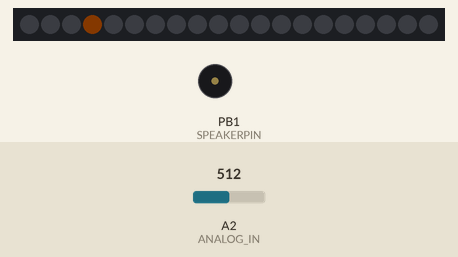
The sketch below on a simulated ATtiny85, built with avr-gcc and run on an emulated ATtiny85. Shown: 20 RGB LEDs in strip order, left to right, buzzer (waves = sounding, pin HIGH). Inputs (shaded band) come from the test bench; at power-on: A2 (ANALOG_IN) = 512. Dim RGB values are drawn brighter than linear; random numbers use the default seed unless the sketch sets one.

Above: at 0.5 s.
1.3 s: A2 (ANALOG_IN) set to 122
At 1.51 s:
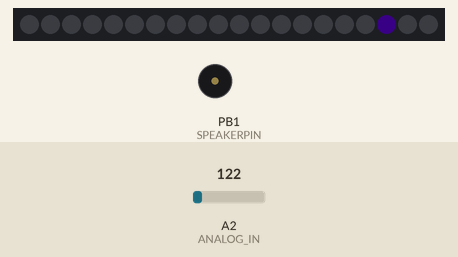
3.3 s: A2 (ANALOG_IN) set to 37
At 3.7 s:
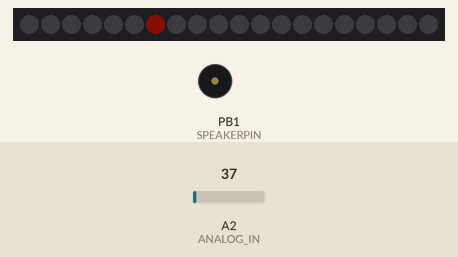

Measured:
- what the display in image 2 shows lasts 0.6 s, from 3.3 s to 3.9 s

The sketch:

Motococo_VU_meter.ino
```cpp
// (licence header left out)
#include <Adafruit_NeoPixel.h>
#include <math.h>

#ifdef __AVR__
#include <avr/power.h>
#endif

#define SPEAKERPIN      1
#define ANALOG_IN       A2  // Microphone, IR-range or LDR
#define SAMPLE_WINDOW   10  // Sample window for average level
#define PEAK_HANG       24  // Time of pause before peak dot falls
#define PEAK_FALL        4  // Rate of falling peak dot
#define INPUT_FLOOR     10  // Lower range of analogRead input
#define INPUT_CEILING  500  // Max range of analogRead input, the lower the value the more sensitive (1023 = max)

#define NUMPIXELS      20
#define NEOPIXELPIN     0

Adafruit_NeoPixel pixels = Adafruit_NeoPixel(NUMPIXELS, NEOPIXELPIN, NEO_GRB + NEO_KHZ800);


byte peak = 16;        // Peak level of column; used for falling dots
unsigned int sample;
byte dotCount = 0;     //Frame counter for peak dot
byte dotHangCount = 0; //Frame counter for holding peak dot

float fscale(float originalMin, float originalMax, float newBegin, float newEnd, float inputValue, float curve);

////////////////////////////////////////////////////////////////////////////////////////////////////////////////////////
/* the setup routine runs once when you start the Motococo or press reset
========================================================================================================================
   _________            _
  | setup() |   ___ ___| |_ _ _ _ _
  |  o___o  |  |_ -| -_|  _| | | . |
  |__/___\__|  |___|___|_| |___|  _|
                               |_|
//////////////////////////////////////////////////////////////////////////////////////////////////////////////////////*/

void setup()
{
  #if defined (__AVR_ATtiny85__)
    if (F_CPU == 16000000) clock_prescale_set(clock_div_1);
  #endif

  pixels.begin();
  pixels.setBrightness(10);       // Neopixel brightness (255 = max)
  pinMode(SPEAKERPIN, OUTPUT);
}

////////////////////////////////////////////////////////////////////////////////////////////////////////////////////////
/* Specific functions of MOTOCOCO LJUSPIXLAR*/

//Used to draw a line between two points of a given color
void drawLine(uint8_t from, uint8_t to, uint32_t c) {
  uint8_t fromTemp;
  if (from > to) {
    fromTemp = from;
    from = to;
    to = fromTemp;
  }
  for(int i=from; i<=to; i++){
    pixels.setPixelColor(i, c);
  }
}


float fscale( float originalMin, float originalMax, float newBegin, float
newEnd, float inputValue, float curve){

  float OriginalRange = 0;
  float NewRange = 0;
  float zeroRefCurVal = 0;
  float normalizedCurVal = 0;
  float rangedValue = 0;
  boolean invFlag = 0;


  // condition curve parameter
  // limit range

  if (curve > 10) curve = 10;
  if (curve < -10) curve = -10;

  curve = (curve * -.1) ; // - invert and scale - this seems more intuitive - postive numbers give more weight to high end on output
  curve = pow(10, curve); // convert linear scale into lograthimic exponent for other pow function

  // Check for out of range inputValues
  if (inputValue < originalMin) {
    inputValue = originalMin;
  }
  if (inputValue > originalMax) {
    inputValue = originalMax;
  }

  // Zero Refference the values
  OriginalRange = originalMax - originalMin;

  if (newEnd > newBegin){
    NewRange = newEnd - newBegin;
  }
  else
  {
    NewRange = newBegin - newEnd;
    invFlag = 1;
  }

  zeroRefCurVal = inputValue - originalMin;
  normalizedCurVal  =  zeroRefCurVal / OriginalRange;   // normalize to 0 - 1 float

  // Check for originalMin > originalMax  - the math for all other cases i.e. negative numbers seems to work out fine
  if (originalMin > originalMax ) {
    return 0;
  }

  if (invFlag == 0){
    rangedValue =  (pow(normalizedCurVal, curve) * NewRange) + newBegin;

  }
  else     // invert the ranges
  {
    rangedValue =  newBegin - (pow(normalizedCurVal, curve) * NewRange);
  }

  return rangedValue;
}


// Input a value 0 to 255 to get a color value.
// The colours are a transition r - g - b - back to r.
uint32_t Wheel(byte WheelPos) {
  if(WheelPos < 85) {
    return pixels.Color(WheelPos * 3, 255 - WheelPos * 3, 0);
  }
  else if(WheelPos < 170) {
    WheelPos -= 85;
    return pixels.Color(255 - WheelPos * 3, 0, WheelPos * 3);
  }
  else {
    WheelPos -= 170;
    return pixels.Color(0, WheelPos * 3, 255 - WheelPos * 3);
  }
}

void randomizer() {
  if(random(50) > 47) {
    uint8_t pixNum = random(20);
    uint8_t colorR = random(255);
    uint8_t colorG = random(255);
    uint8_t colorB = random(255);
    pixels.setPixelColor(pixNum, pixels.Color(colorR, colorG, colorB));
  }
}
////////////////////////////////////////////////////////////////////////////////////////////////////////////////////////
/* The main loop to put all your code
========================================================================================================================
   _________    _
  | loop()  |  | |___ ___ ___
  |  o___o  |  | | . | . | . |
  |__/___\__|  |_|___|___|  _|
                         |_|
//////////////////////////////////////////////////////////////////////////////////////////////////////////////////////*/

void loop()
{
  //int NUMPIXELS = 20;
  unsigned long startMillis= millis();  // Start of sample window
  float peakToPeak = 0;   // peak-to-peak level

  unsigned int signalMax = 0;
  unsigned int signalMin = 1023;
  unsigned int c, y;

  // collect data for length of sample window (in mS)
  while (millis() - startMillis < SAMPLE_WINDOW)
  {
    sample = analogRead(ANALOG_IN);
    if (sample < 1024)  // toss out spurious readings
    {
      if (sample > signalMax)
      {
        signalMax = sample;  // save just the max levels
      }
      else if (sample < signalMin)
      {
        signalMin = sample;  // save just the min levels
      }
    }
  }
  peakToPeak = signalMax - signalMin;  // max - min = peak-peak amplitude

  //Fill the strip with rainbow gradient
  for (int i=0;i<=NUMPIXELS-1;i++){
    pixels.setPixelColor(i,Wheel(map(i,0,NUMPIXELS-1,30,150)));
  }

  //Scale the input logarithmically instead of linearly
  c = fscale(INPUT_FLOOR, INPUT_CEILING, NUMPIXELS, 0, peakToPeak, 2);

  // Turn off pixels that are below volume threshold.
  if(c < peak) {
    peak = c;        // Keep dot on top
    dotHangCount = 0;    // make the dot hang before falling
  }
  if (c <= NUMPIXELS) { // Fill partial column with off pixels
    drawLine(NUMPIXELS, NUMPIXELS-c, pixels.Color(0, 0, 0));
  }

  // Set the peak dot to match the rainbow gradient
  y = NUMPIXELS - peak;
  pixels.setPixelColor(y-1,Wheel(map(y,0,NUMPIXELS-1,30,150)));

  randomizer();
  pixels.show();


  // Frame based peak dot animation
  if(dotHangCount > PEAK_HANG) { //Peak pause length
    if(++dotCount >= PEAK_FALL) { //Fall rate
      peak++;
      dotCount = 0;
    }
  }
  else {
    dotHangCount++;
  }
}
```
